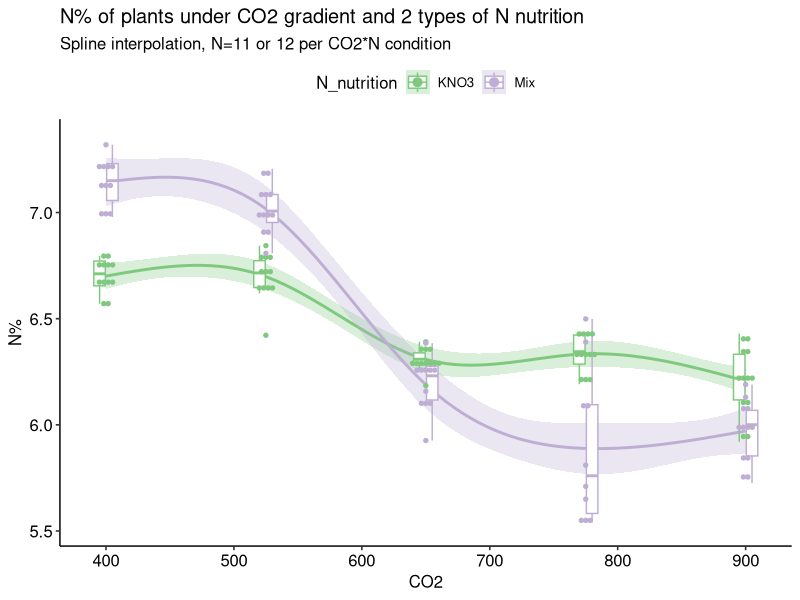
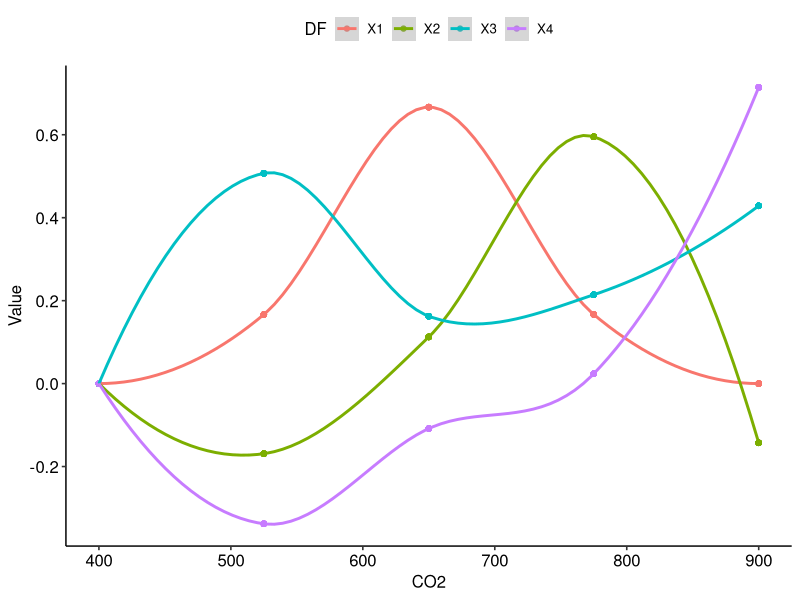
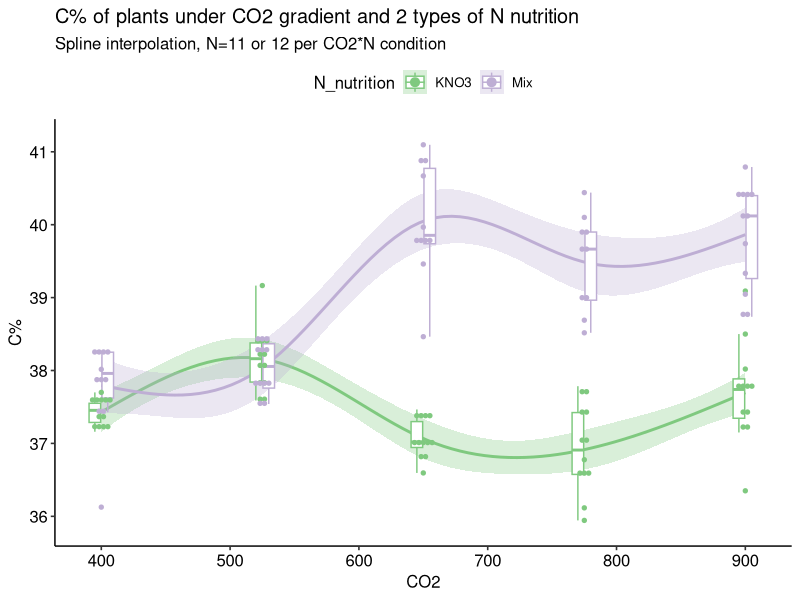
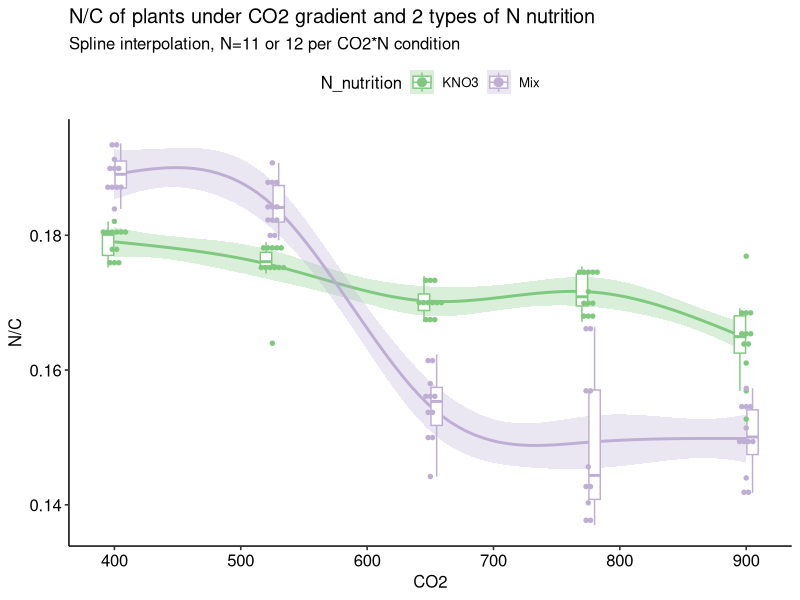
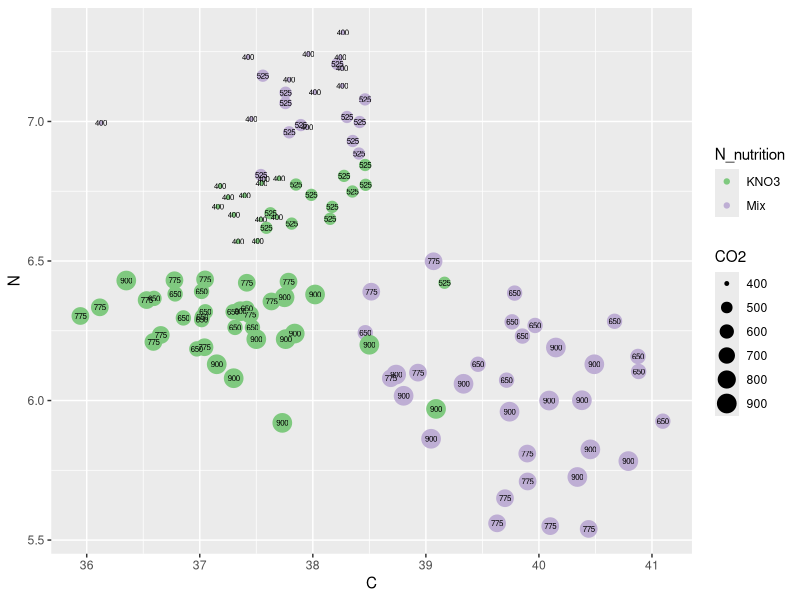
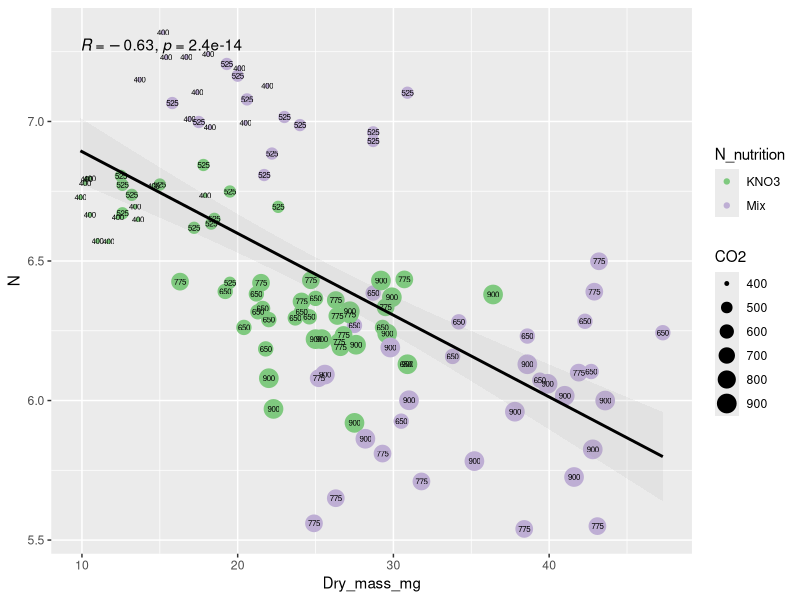
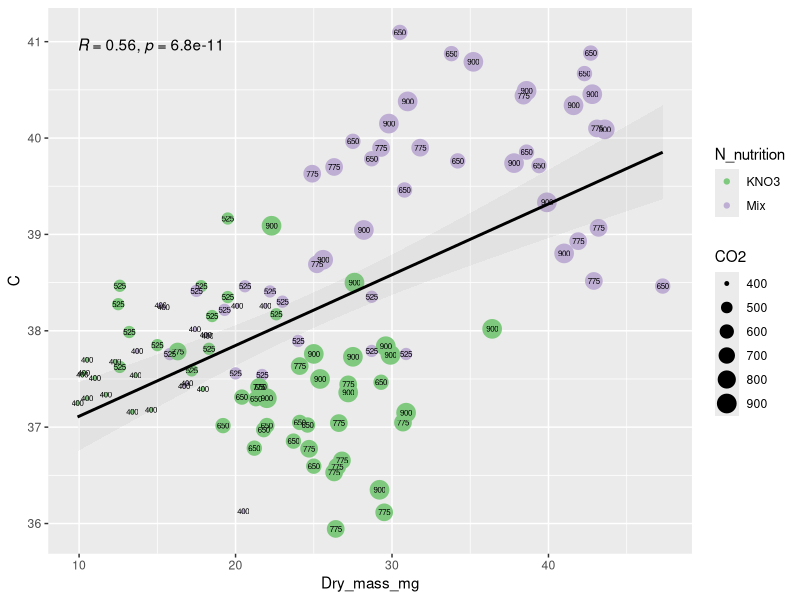

These charts were generated, in order, by the following R code:
## ---- chunk 1
knitr::opts_chunk$set(echo = TRUE, message=FALSE, warning=FALSE )
library(tidyverse)
library(splines)
library(ggpubr)
library(jsonlite)
## ---- chunk 2
data <- 
  read.table("../data/OC_08_N-C_corrected.csv", sep=',', h=T, na.strings = "NA") %>%
  rename(N=X.N, C=X.C, Tube=Nom) %>%
  mutate(Tube = as.numeric(str_remove(Tube, ',000')),
         Poids = as.numeric(str_replace(Poids, ',', '.')),
         N = as.numeric(str_replace(N, ',', '.')),
         C = as.numeric(str_replace(C, ',', '.'))) %>%
  inner_join(read.csv("../data/OC_08_annotation.csv", sep=';'), by="Tube") %>%
  rename(N_nutrition = N.y, N=N.x)

DF=4
data %>%
  ggplot(aes(x=CO2, y=N, color=N_nutrition, fill=N_nutrition))+
  geom_smooth(method = "lm", se = T, size = 1, alpha=0.3,
              formula = y ~ ns(x, df=DF))+
  geom_boxplot(aes(group=interaction(CO2, N_nutrition), color=N_nutrition), 
               alpha=1, width=20, fill="white", outlier.alpha = 0)+
  geom_dotplot(aes(group=interaction(CO2, N_nutrition)),
               binaxis='y', stackdir='center', dotsize = 0.35)+ 
  theme_pubr() + 
  scale_color_brewer(palette = "Accent") + 
  scale_fill_brewer(palette = "Accent") + 
  ylab("N%") +
  ggtitle("N% of plants under CO2 gradient and 2 types of N nutrition")+
  xlim(c(390, 910)) +
  labs(subtitle = "Spline interpolation, N=11 or 12 per CO2*N condition")
## ---- chunk 3
data %>%
  lm(formula=N ~ ns(CO2, df=DF)*N_nutrition)%>%
  summary()

data.frame(ns(data$CO2, df=DF)) %>%
  mutate(CO2 = data$CO2) %>%
  gather(key="DF", value = "Value", contains("X")) %>%
  ggplot(aes(x=CO2, y=Value, color=DF))+
  geom_point() + geom_smooth() + theme_pubr()
## ---- chunk 4
data %>%
  ggplot(aes(x=CO2, y=C, color=N_nutrition, fill=N_nutrition))+
  geom_smooth(method = "lm", se = T, size = 1, alpha=0.3,
              formula = y ~ ns(x, df=DF))+
  geom_boxplot(aes(group=interaction(CO2, N_nutrition), color=N_nutrition), 
               alpha=1, width=20, fill="white", outlier.alpha = 0)+
  geom_dotplot(aes(group=interaction(CO2, N_nutrition)),
               binaxis='y', stackdir='center', dotsize = 0.35)+ 
  theme_pubr() + 
  scale_color_brewer(palette = "Accent") + 
  scale_fill_brewer(palette = "Accent") + 
  ylab("C%") +
  ggtitle("C% of plants under CO2 gradient and 2 types of N nutrition")+
  xlim(c(390, 910)) +
  labs(subtitle = "Spline interpolation, N=11 or 12 per CO2*N condition")

data %>%
  lm(formula=C ~ ns(CO2, df=DF)*N_nutrition)%>%
  summary()
## ---- chunk 5
data %>%
  ggplot(aes(x=CO2, y=N/C, color=N_nutrition, fill=N_nutrition))+
  geom_smooth(method = "lm", se = T, size = 1, alpha=0.3,
              formula = y ~ ns(x, df=DF))+
  geom_boxplot(aes(group=interaction(CO2, N_nutrition), color=N_nutrition), 
               alpha=1, width=20, fill="white", outlier.alpha = 0)+
  geom_dotplot(aes(group=interaction(CO2, N_nutrition)),
               binaxis='y', stackdir='center', dotsize = 0.35)+ 
  theme_pubr() + 
  scale_color_brewer(palette = "Accent") + 
  scale_fill_brewer(palette = "Accent") + 
  ylab("N/C") +
  ggtitle("N/C of plants under CO2 gradient and 2 types of N nutrition")+
  xlim(c(390, 910)) +
  labs(subtitle = "Spline interpolation, N=11 or 12 per CO2*N condition")


data %>%
  lm(formula=N/C ~ ns(CO2, df=DF)*N_nutrition)%>%
  summary() 
## ---- chunk 6
data %>%
  ggplot(aes(x=C, y=N, label=CO2)) + 
  geom_point(aes(size=CO2, color=N_nutrition)) + 
  scale_color_brewer(palette = "Accent")+
  geom_text(size=2)
## ---- chunk 7
read.csv("../data/OC_08_dry_biomass.csv", sep=';') %>%
  filter(!str_detect(TubeVide, "Date")) %>%
  mutate(Dry_mass_mg = (parse_number(Tube_masse_seche)- parse_number(TubeVide))*1000) %>%
  select(Tube, Dry_mass_mg) %>% 
  inner_join(data, by="Tube") %>%
  select(-c(Tissue, RNA)) %>%
  filter(Dry_mass_mg >0) %>%
  ggplot(aes(x=Dry_mass_mg, y = N, label=CO2)) +
  geom_point(aes(size=CO2, color=N_nutrition))+
  stat_cor() + geom_smooth(method = 'lm', color='black', alpha=0.1) + 
  scale_color_brewer(palette = "Accent")+
  geom_text(size=2)
## ---- chunk 8

read.csv("../data/OC_08_dry_biomass.csv", sep=';') %>%
  filter(!str_detect(TubeVide, "Date")) %>%
  mutate(Dry_mass_mg = (parse_number(Tube_masse_seche)- parse_number(TubeVide))*1000) %>%
  select(Tube, Dry_mass_mg) %>% 
  inner_join(data, by="Tube") %>%
  select(-c(Tissue, RNA)) %>%
  filter(Dry_mass_mg >0) %>%
  ggplot(aes(x=Dry_mass_mg, y = C, label=CO2)) +
  geom_point(aes(size=CO2, color=N_nutrition))+
  stat_cor() + geom_smooth(method = 'lm', color='black', alpha=0.1) + 
  scale_color_brewer(palette = "Accent")+
  geom_text(size=2)
